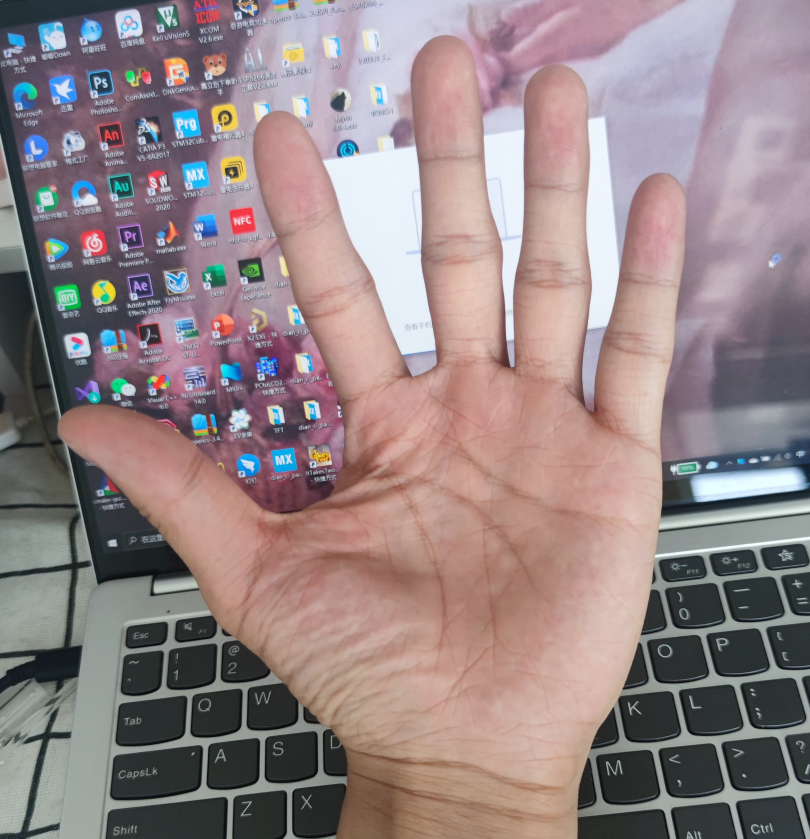
//> input picture TEST_29/001.jpg, 3240 x 3353 px (shown at 1/4 size)
$ ./main   (built with g++ and OpenCV 4)
//> lines starting //> are read from the running program, lines starting //| are printed output that depends on the picture; after the words box and inside, x2 and y2 are one past the last pixel; in counts of white or black regions, pixels touching at a corner belong together
#include<opencv2/opencv.hpp>
#include<opencv2/highgui.hpp>
#include <iostream>

using namespace cv;
using namespace std;
int histsize[]={180};
float h_range[]={0,180};
float s_range[]={0,256};
float v_range[]={0,256};
const float *histRanges[] = { h_range };
int channel[]={0};
Mat src,src_,Gauss,dst,gray;
MatND hist[2];
vector<Vec3f> circles;

int main()
{
	src=imread("001.jpg",IMREAD_UNCHANGED);
//> src is the input picture: 3353 rows x 3240 cols, CV_8UC3; mean B, G, R 133.9, 132.5, 148.6
	src_=imread("002.jpg",IMREAD_UNCHANGED);
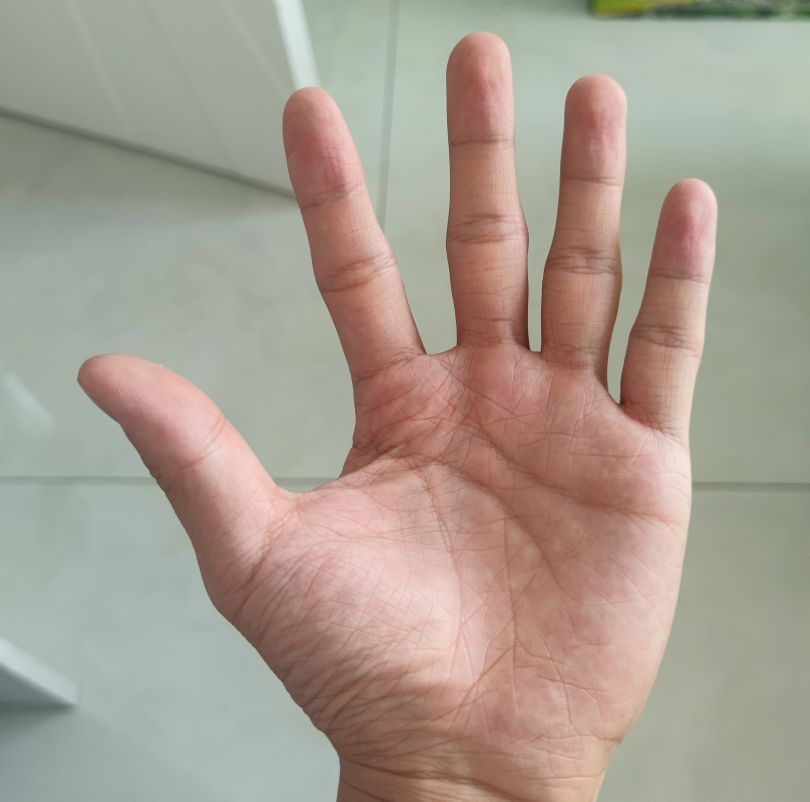
//> input picture TEST_29/002.jpg, 3240 x 3205 px (shown at 1/4 size)
//> src_ is the input picture: 3205 rows x 3240 cols, CV_8UC3; mean B, G, R 144.6, 157.2, 168.1
	resize(src,src,Size(500,500));
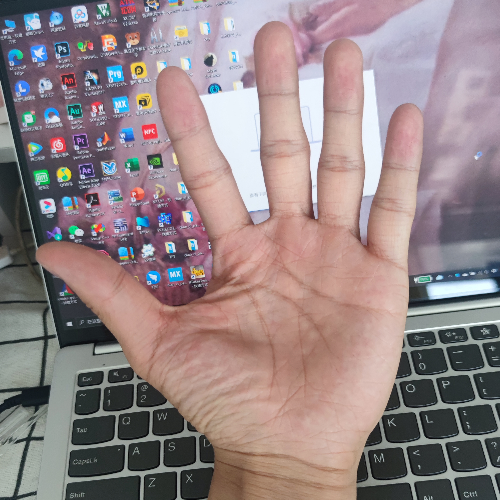
//> src: 500 rows x 500 cols, CV_8UC3; mean B, G, R 133.8, 132.4, 148.4
	resize(src_,src_,Size(500,500));
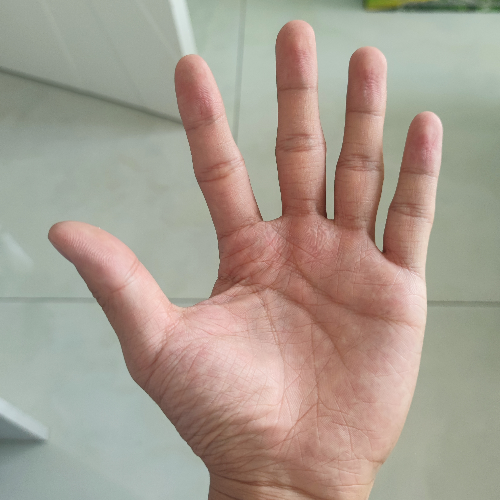
//> src_: 500 rows x 500 cols, CV_8UC3; mean B, G, R 144.5, 157.1, 168
	imshow("src",src);
	imshow("src_",src_);
	cvtColor(src,src,COLOR_RGB2HSV);
//> src: 500 rows x 500 cols, CV_8UC3; mean H, S, V 93.2, 51.6, 155.9
	cvtColor(src_,src_,COLOR_RGB2HSV);
//> src_: 500 rows x 500 cols, CV_8UC3; mean H, S, V 83.5, 46.7, 174.1


	calcHist(&src,1,channel,Mat(),hist[0],1,histsize,histRanges);
//> channel = [0]; histsize = [180]; histRanges = 1 item
	normalize(hist[0],hist[0],0,255,NORM_MINMAX);

	calcHist(&src_,1,channel,Mat(),hist[1],1,histsize,histRanges);
	normalize(hist[1],hist[1],0,255,NORM_MINMAX);

	calcBackProject(&src_,1,channel,hist[1],dst,histRanges);
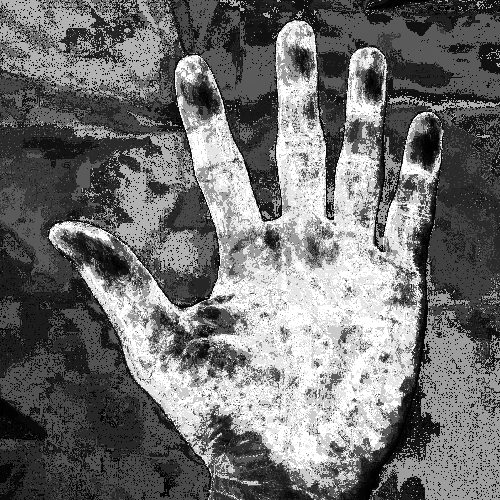
//> dst: 500 rows x 500 cols, CV_8UC1; min 0, max 255, mean 112.3

	threshold(dst,dst,190,255,THRESH_BINARY);
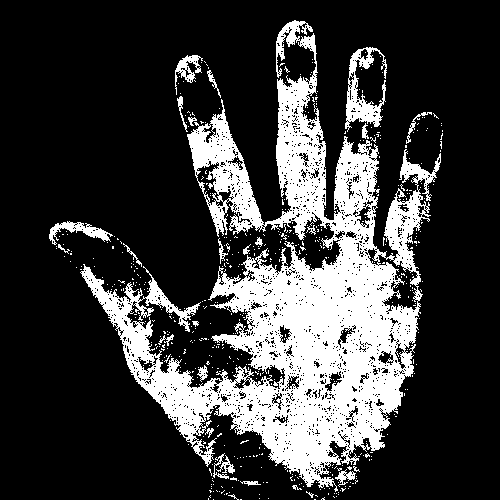
//> dst: 500 rows x 500 cols, CV_8UC1; 23.2% white; 527 white regions (504 under 20 px), largest, box (x1, y1, x2, y2) and area: (80, 20, 441, 492) 53168, (345, 47, 387, 132) 1382, (49, 221, 113, 245) 548
	imshow("dst",dst);
	waitKey(0);
	return 0;
}
